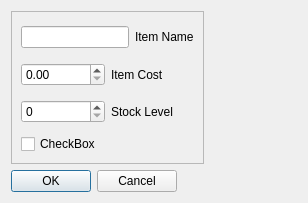
<?xml version="1.0" encoding="UTF-8"?>
<ui version="4.0">
 <class>Dialog</class>
 <widget class="QDialog" name="Dialog">
  <property name="geometry">
   <rect>
    <x>0</x>
    <y>0</y>
    <width>308</width>
    <height>203</height>
   </rect>
  </property>
  <property name="windowTitle">
   <string>Dialog</string>
  </property>
  <layout class="QVBoxLayout" name="verticalLayout_2">
   <item>
    <layout class="QHBoxLayout" name="horizontalLayout_5">
     <item>
      <widget class="QFrame" name="frame">
       <property name="frameShape">
        <enum>QFrame::StyledPanel</enum>
       </property>
       <property name="frameShadow">
        <enum>QFrame::Raised</enum>
       </property>
       <layout class="QVBoxLayout" name="verticalLayout">
        <item>
         <layout class="QHBoxLayout" name="horizontalLayout_2">
          <item>
           <widget class="QLineEdit" name="lineEdit"/>
          </item>
          <item>
           <widget class="QLabel" name="label">
            <property name="text">
             <string>Item Name</string>
            </property>
           </widget>
          </item>
         </layout>
        </item>
        <item>
         <layout class="QHBoxLayout" name="horizontalLayout_3">
          <item>
           <widget class="QDoubleSpinBox" name="doubleSpinBox"/>
          </item>
          <item>
           <widget class="QLabel" name="label_2">
            <property name="text">
             <string>Item Cost</string>
            </property>
           </widget>
          </item>
         </layout>
        </item>
        <item>
         <layout class="QHBoxLayout" name="horizontalLayout_4">
          <item>
           <widget class="QSpinBox" name="spinBox"/>
          </item>
          <item>
           <widget class="QLabel" name="label_3">
            <property name="text">
             <string>Stock Level</string>
            </property>
           </widget>
          </item>
         </layout>
        </item>
        <item>
         <widget class="QCheckBox" name="checkBox">
          <property name="text">
           <string>CheckBox</string>
          </property>
         </widget>
        </item>
       </layout>
      </widget>
     </item>
     <item>
      <spacer name="horizontalSpacer_2">
       <property name="orientation">
        <enum>Qt::Horizontal</enum>
       </property>
       <property name="sizeHint" stdset="0">
        <size>
         <width>40</width>
         <height>20</height>
        </size>
       </property>
      </spacer>
     </item>
    </layout>
   </item>
   <item>
    <layout class="QHBoxLayout" name="horizontalLayout">
     <item>
      <widget class="QDialogButtonBox" name="buttonBox">
       <property name="orientation">
        <enum>Qt::Horizontal</enum>
       </property>
       <property name="standardButtons">
        <set>QDialogButtonBox::Cancel|QDialogButtonBox::Ok</set>
       </property>
      </widget>
     </item>
     <item>
      <spacer name="horizontalSpacer">
       <property name="orientation">
        <enum>Qt::Horizontal</enum>
       </property>
       <property name="sizeHint" stdset="0">
        <size>
         <width>40</width>
         <height>20</height>
        </size>
       </property>
      </spacer>
     </item>
    </layout>
   </item>
  </layout>
 </widget>
 <resources/>
 <connections>
  <connection>
   <sender>buttonBox</sender>
   <signal>accepted()</signal>
   <receiver>Dialog</receiver>
   <slot>accept()</slot>
   <hints>
    <hint type="sourcelabel">
     <x>248</x>
     <y>254</y>
    </hint>
    <hint type="destinationlabel">
     <x>157</x>
     <y>274</y>
    </hint>
   </hints>
  </connection>
  <connection>
   <sender>buttonBox</sender>
   <signal>rejected()</signal>
   <receiver>Dialog</receiver>
   <slot>reject()</slot>
   <hints>
    <hint type="sourcelabel">
     <x>316</x>
     <y>260</y>
    </hint>
    <hint type="destinationlabel">
     <x>286</x>
     <y>274</y>
    </hint>
   </hints>
  </connection>
 </connections>
</ui>
